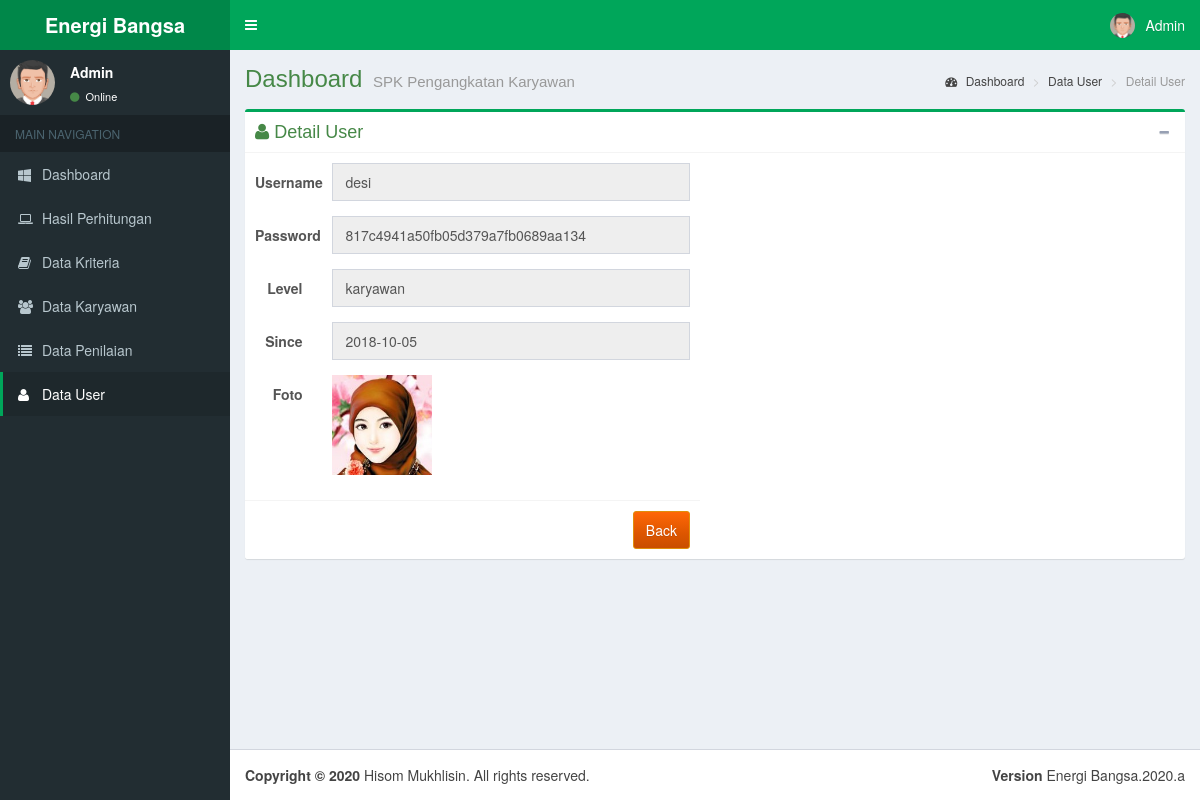
/detail-user.php?id=2 (signed in), run on an earlier commit of the app's database.
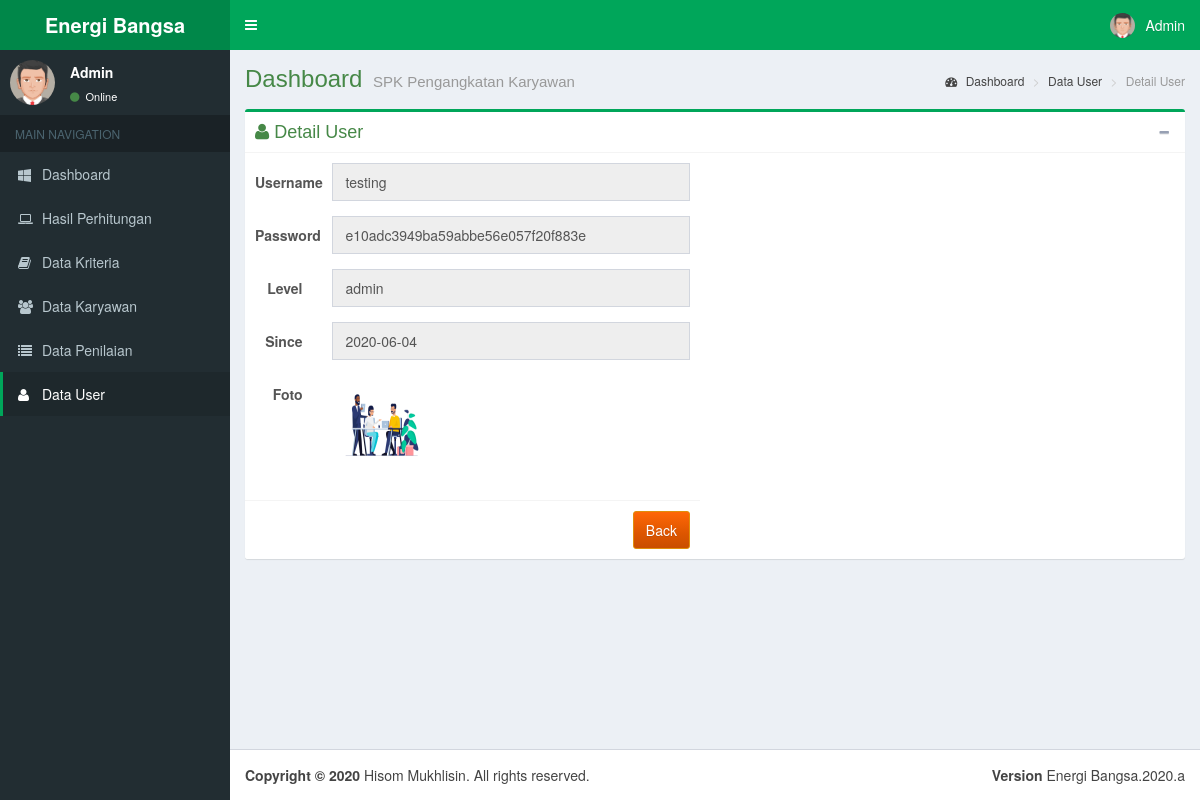
And on a later commit of the database.
### tables this page shows
CREATE TABLE `user` (
  `id` int(11) NOT NULL AUTO_INCREMENT,
  `user` varchar(50) NOT NULL,
  `pass` varchar(256) NOT NULL,
  `level` varchar(25) NOT NULL,
  `since` date NOT NULL,
  `foto` varchar(1024) NOT NULL,
  PRIMARY KEY (`id`)
);

### detail-user.php (the view, shortened to what the changed rows need)
<?php
	include 'dbconf.php';
?>
<!DOCTYPE html>
<html>
<head>
  <link rel="stylesheet" href="lte/bootstrap/css/bootstrap.min.css">
  <link rel="stylesheet" href="lte/plugins/datepicker/datepicker3.css">
  <link rel="stylesheet" href="lte/dist/css/font-awesome.min.css">
  <link rel="stylesheet" href="lte/dist/css/ionicons.min.css">
  <link rel="stylesheet" href="lte/dist/css/AdminLTE.min.css">
  <link rel="stylesheet" href="lte/dist/css/skins/_all-skins.min.css">
	<link rel="stylesheet" type="text/css" href="assets/jquery.fancybox.css?v=2.1.5" media="screen" />
	<link rel="stylesheet" type="text/css" href="assets/helpers/jquery.fancybox-buttons.css?v=1.0.5" />
	<link rel="stylesheet" type="text/css" href="assets/helpers/jquery.fancybox-thumbs.css?v=1.0.7" />
</head>
<body class="hold-transition fixed skin-green sidebar-mini">
<div class="wrapper">
  <div class="content-wrapper">
    <section class="content-header">
      <h1 class="text-success">
        Dashboard
        <small><?php echo $_SESSION['desc'];?></small>
      </h1>
    </section>
    <section class="content">
      <div class="box box-success">
            <form class="form-horizontal" enctype="multipart/form-data" method="post" action="proses-user.php">
              <div class="row">
			   <div class="col-lg-6 col-xs-12">
			  <div class="box-body">
					<?php
						$result = $mysqli->query("SELECT *  FROM `user` WHERE `id` = ".$_GET['id']."");
							while ($row = $result->fetch_assoc()) {
					?>
                <div class="form-group">
                  <label for="user" class="col-sm-2 control-label">Username</label>
                  <div class="col-sm-10">
                    <input type="text" class="form-control" name="user" id="user" value="<?php echo $row['user'];?>" placeholder="Username Baru" disabled />
                  </div>
                </div>
                <div class="form-group">
                  <label for="pass" class="col-sm-2 control-label">Password</label>
                  <div class="col-sm-10">
                    <input type="text" class="form-control" name="pass" id="pass" value="<?php echo $row['pass'];?>" placeholder="Password" disabled />
                  </div>
                </div>
				<div class="form-group">
                  <label for="nopol" class="col-sm-2 control-label">Level</label>
                  <div class="col-sm-10">
					<input type="text" class="form-control" name="level" id="level" value="<?php echo $row['level'];?>" placeholder="Level" disabled />
                  </div>
                </div>
				<div class="form-group">
                  <label for="supir" class="col-sm-2 control-label">Since</label>
                  <div class="col-sm-10">
                    <input type="text" class="form-control" name="since" id="since" value="<?php echo $row['since'];?>" placeholder="since" disabled />
                  </div>
                </div>
				<div class="form-group">
                  <label for="foto" class="col-sm-2 control-label">Foto</label>
                  <div class="col-sm-10">
					<a class='fancybox-effects-d' href='uploads/<?php echo $row['foto'];?>' title='<?php echo $row['user'];?>'><img src="uploads/<?php echo $row['foto']; ?>" width=100 height=100 /></a>
                  </div>
                </div>
              </div>
              <div class="box-footer">
				<a type="button" class="btn btn-warning pull-right" href="user.php">Back</a>
              </div>
				<?php } ?>
			  </div>
		  </div>
            </form>
      </div>
    </section>
  </div>
</div>
</body>
</html>

What changed in the data, as far as the page shows it:
changed user: user "desi" → "testing"; pass "817c4941a50fb05d379a7fb0689aa134" → "e10adc3949ba59abbe56e057f20f883e"; level "karyawan" → "admin"; since "2018-10-05" → "2020-06-04"; foto: picture added in place of a placeholder
